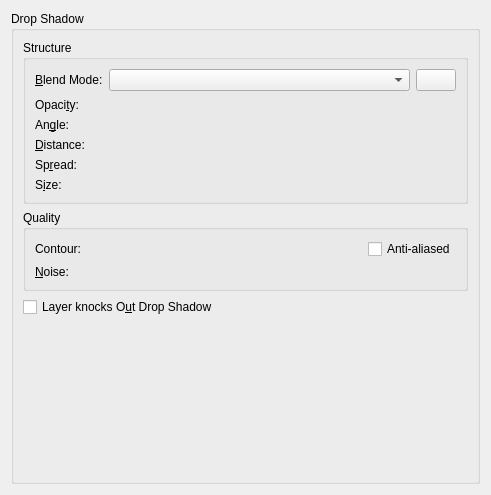
<?xml version="1.0" encoding="UTF-8"?>
<ui version="4.0">
 <class>WdgDropShadow</class>
 <widget class="QWidget" name="WdgDropShadow">
  <property name="geometry">
   <rect>
    <x>0</x>
    <y>0</y>
    <width>491</width>
    <height>495</height>
   </rect>
  </property>
  <layout class="QGridLayout" name="gridLayout">
   <item row="0" column="0">
    <widget class="QGroupBox" name="grpMain">
     <property name="title">
      <string>Drop Shadow</string>
     </property>
     <layout class="QGridLayout" name="gridLayout_2">
      <item row="3" column="0">
       <spacer name="verticalSpacer">
        <property name="orientation">
         <enum>Qt::Vertical</enum>
        </property>
        <property name="sizeHint" stdset="0">
         <size>
          <width>20</width>
          <height>40</height>
         </size>
        </property>
       </spacer>
      </item>
      <item row="2" column="0">
       <widget class="QCheckBox" name="chkLayerKnocksOutDropShadow">
        <property name="toolTip">
         <string>Use to obscure the shadow when fill is transparent</string>
        </property>
        <property name="text">
         <string>Layer knocks O&amp;ut Drop Shadow</string>
        </property>
       </widget>
      </item>
      <item row="1" column="0">
       <widget class="QGroupBox" name="groupBox_2">
        <property name="title">
         <string>Quality</string>
        </property>
        <layout class="QFormLayout" name="formLayout_2">
         <item row="0" column="0">
          <widget class="QLabel" name="label_5">
           <property name="text">
            <string>Contour:</string>
           </property>
          </widget>
         </item>
         <item row="0" column="1">
          <layout class="QHBoxLayout" name="horizontalLayout_2">
           <item>
            <widget class="KisCmbContour" name="cmbContour" native="true">
             <property name="sizePolicy">
              <sizepolicy hsizetype="MinimumExpanding" vsizetype="Fixed">
               <horstretch>0</horstretch>
               <verstretch>0</verstretch>
              </sizepolicy>
             </property>
            </widget>
           </item>
           <item>
            <widget class="QCheckBox" name="chkAntiAliased">
             <property name="toolTip">
              <string>Smooth the contour</string>
             </property>
             <property name="text">
              <string>Anti-aliased</string>
             </property>
            </widget>
           </item>
          </layout>
         </item>
         <item row="1" column="0">
          <widget class="QLabel" name="label_6">
           <property name="text">
            <string>&amp;Noise:</string>
           </property>
           <property name="buddy">
            <cstring>intNoise</cstring>
           </property>
          </widget>
         </item>
         <item row="1" column="1">
          <widget class="KisSliderSpinBox" name="intNoise" native="true">
           <property name="sizePolicy">
            <sizepolicy hsizetype="Expanding" vsizetype="Preferred">
             <horstretch>0</horstretch>
             <verstretch>0</verstretch>
            </sizepolicy>
           </property>
           <property name="toolTip">
            <string>Add noise to shadow</string>
           </property>
          </widget>
         </item>
        </layout>
       </widget>
      </item>
      <item row="0" column="0">
       <widget class="QGroupBox" name="groupBox_3">
        <property name="title">
         <string>Structure</string>
        </property>
        <layout class="QGridLayout" name="gridLayout_3">
         <item row="0" column="1">
          <widget class="KisCompositeOpComboBox" name="cmbCompositeOp">
           <property name="sizePolicy">
            <sizepolicy hsizetype="Expanding" vsizetype="Fixed">
             <horstretch>0</horstretch>
             <verstretch>0</verstretch>
            </sizepolicy>
           </property>
           <property name="toolTip">
            <string>Set the blend mode for the layer</string>
           </property>
          </widget>
         </item>
         <item row="4" column="1" colspan="2">
          <widget class="KisSliderSpinBox" name="intDistance" native="true">
           <property name="sizePolicy">
            <sizepolicy hsizetype="Expanding" vsizetype="Preferred">
             <horstretch>0</horstretch>
             <verstretch>0</verstretch>
            </sizepolicy>
           </property>
          </widget>
         </item>
         <item row="0" column="2">
          <widget class="KisColorButton" name="bnColor"/>
         </item>
         <item row="1" column="1" colspan="2">
          <widget class="KisSliderSpinBox" name="intOpacity" native="true">
           <property name="sizePolicy">
            <sizepolicy hsizetype="Expanding" vsizetype="Minimum">
             <horstretch>0</horstretch>
             <verstretch>0</verstretch>
            </sizepolicy>
           </property>
           <property name="minimumSize">
            <size>
             <width>10</width>
             <height>15</height>
            </size>
           </property>
           <property name="toolTip">
            <string>Set the master opacity for the layer</string>
           </property>
           <property name="whatsThis">
            <string>Adjust the transparency of the layer</string>
           </property>
          </widget>
         </item>
         <item row="4" column="0">
          <widget class="QLabel" name="label_2">
           <property name="text">
            <string>&amp;Distance:</string>
           </property>
           <property name="buddy">
            <cstring>intDistance</cstring>
           </property>
          </widget>
         </item>
         <item row="6" column="1" colspan="2">
          <widget class="KisSliderSpinBox" name="intSize" native="true">
           <property name="sizePolicy">
            <sizepolicy hsizetype="Expanding" vsizetype="Preferred">
             <horstretch>0</horstretch>
             <verstretch>0</verstretch>
            </sizepolicy>
           </property>
          </widget>
         </item>
         <item row="1" column="0">
          <widget class="QLabel" name="label_14">
           <property name="text">
            <string>Opaci&amp;ty:</string>
           </property>
           <property name="buddy">
            <cstring>intOpacity</cstring>
           </property>
          </widget>
         </item>
         <item row="3" column="0">
          <widget class="QLabel" name="label">
           <property name="text">
            <string>An&amp;gle:</string>
           </property>
           <property name="buddy">
            <cstring>angleSelector</cstring>
           </property>
          </widget>
         </item>
         <item row="5" column="0">
          <widget class="QLabel" name="lblSpread">
           <property name="text">
            <string>Sp&amp;read:</string>
           </property>
           <property name="buddy">
            <cstring>intSpread</cstring>
           </property>
          </widget>
         </item>
         <item row="5" column="1" colspan="2">
          <widget class="KisSliderSpinBox" name="intSpread" native="true">
           <property name="sizePolicy">
            <sizepolicy hsizetype="Expanding" vsizetype="Preferred">
             <horstretch>0</horstretch>
             <verstretch>0</verstretch>
            </sizepolicy>
           </property>
          </widget>
         </item>
         <item row="6" column="0">
          <widget class="QLabel" name="label_4">
           <property name="text">
            <string>S&amp;ize:</string>
           </property>
           <property name="buddy">
            <cstring>intSize</cstring>
           </property>
          </widget>
         </item>
         <item row="0" column="0">
          <widget class="QLabel" name="label_13">
           <property name="text">
            <string>&amp;Blend Mode:</string>
           </property>
           <property name="buddy">
            <cstring>cmbCompositeOp</cstring>
           </property>
          </widget>
         </item>
         <item row="3" column="1" colspan="2">
          <widget class="KisLayerStyleAngleSelector" name="angleSelector" native="true"/>
         </item>
        </layout>
       </widget>
      </item>
     </layout>
    </widget>
   </item>
  </layout>
 </widget>
 <customwidgets>
  <customwidget>
   <class>KisColorButton</class>
   <extends>QPushButton</extends>
   <header>kis_color_button.h</header>
  </customwidget>
  <customwidget>
   <class>KisSliderSpinBox</class>
   <extends>QWidget</extends>
   <header location="global">kis_slider_spin_box.h</header>
   <container>1</container>
  </customwidget>
  <customwidget>
   <class>KisCompositeOpComboBox</class>
   <extends>QComboBox</extends>
   <header location="global">kis_cmb_composite.h</header>
  </customwidget>
  <customwidget>
   <class>KisLayerStyleAngleSelector</class>
   <extends>QWidget</extends>
   <header>KisLayerStyleAngleSelector.h</header>
   <container>1</container>
  </customwidget>
  <customwidget>
   <class>KisCmbContour</class>
   <extends>QWidget</extends>
   <header>kis_cmb_contour.h</header>
  </customwidget>
 </customwidgets>
 <resources/>
 <connections/>
</ui>
